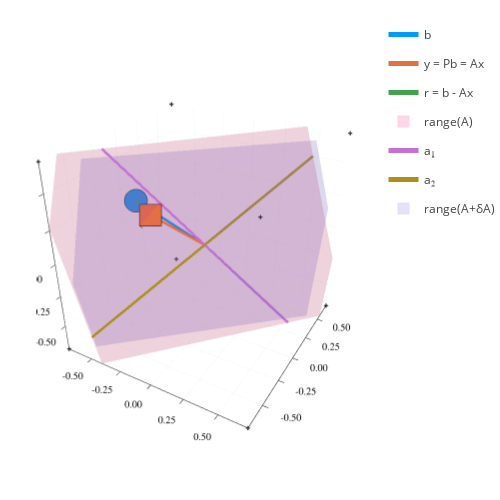

Here is the notebook cell this chart was saved with:
### Code cell
p = plot_ls_diagram(A, b)
v = A * randn(2)
v̄ = 0.1 * v / norm(v)
Ã = [A[:,1]+(v̄ × A[:,1]) A[:,2]+(v̄ × A[:,2])]
corners = Float64[[-1,-1,-1] [ 1,-1,-1] [-1, 1,-1] [ 1, 1,-1] [-1,-1, 1] [ 1,-1, 1] [-1, 1, 1] [ 1, 1, 1]];
cycle = [1, 2, 4, 3, 7, 8, 6, 5, 1]
cube = polyhedron(vrep(corners'), lib)
triangle = [[2.0, 0.0] [-1.0, sqrt(3.)] [-1.0, -sqrt(3)]]*4
Q, _ = qr(Ã, ColumnNorm())
plot!(p, size=(500,500))
Qtrivert = Q[:,1:2]*triangle
Qtri = polyhedron(vrep((Q[:,1:2]*triangle)'), lib)
isect = hcat(points(vrep(intersect(cube, Qtri)))...)*scale
plot!(p,isect[1,:],isect[2,:],isect[3,:],st=:mesh3d
    , l = 0
    , fillalpha=0.5
    , label="range(A+δA)"
    )

### Figure 1 — Plotly figure (JSON) as saved in the notebook; plotly's stock layout.template omitted (floating-point values rounded to 4 significant figures)
{"data": [{"colorbar": {"title": ""}, "hoverinfo": "text", "legendgroup": "b", "line": {"color": "rgba(0, 154, 250, 1.000)", "dash": "solid", "shape": "linear", "width": 5}, "mode": "lines", "name": "b", "scene": "scene", "showlegend": true, "text": ["b:<br>-0.64<br>+0.09<br>+0.15", "b:<br>-0.64<br>+0.09<br>+0.15"], "type": "scatter3d", "x": [0, -0.6405], "xaxis": "x", "y": [0, 0.08975], "yaxis": "y", "z": [0, 0.148], "zaxis": "z", "zmax": null, "zmin": null}, {"colorbar": {"title": ""}, "legendgroup": "", "line": {"color": "rgba(0, 154, 250, 1.000)", "dash": "solid", "shape": "linear", "width": 5}, "marker": {"color": "rgba(0, 154, 250, 1.000)", "line": {"color": "rgba(0, 0, 0, 1.000)", "width": 1}, "size": 8, "symbol": "octagon"}, "mode": "lines+markers", "name": "", "scene": "scene", "showlegend": false, "type": "scatter3d", "x": [-0.6405], "xaxis": "x", "y": [0.08975], "yaxis": "y", "z": [0.148], "zaxis": "z", "zmax": null, "zmin": null}, {"colorbar": {"title": ""}, "legendgroup": "", "marker": {"color": "rgba(62, 164, 78, 1.000)", "line": {"color": "rgba(0, 0, 0, 1.000)", "width": 1}, "size": 2, "symbol": "cross"}, "mode": "markers", "name": "", "scene": "scene", "showlegend": false, "type": "scatter3d", "x": [-0.7046, 0.7046, -0.7046, 0.7046, -0.7046, 0.7046, -0.7046, 0.7046], "xaxis": "x", "y": [-0.7046, -0.7046, 0.7046, 0.7046, -0.7046, -0.7046, 0.7046, 0.7046], "yaxis": "y", "z": [-0.7046, -0.7046, -0.7046, -0.7046, 0.7046, 0.7046, 0.7046, 0.7046], "zaxis": "z", "zmax": null, "zmin": null}, {"colorbar": {"title": ""}, "hoverinfo": "text", "legendgroup": "y = Pb = Ax", "line": {"color": "rgba(227, 111, 71, 1.000)", "dash": "solid", "shape": "linear", "width": 5}, "mode": "lines", "name": "y = Pb = Ax", "scene": "scene", "showlegend": true, "text": ["x:<br>-0.24<br>+0.08<br>y:<br>-0.28<br>-0.23<br>+0.26", "x:<br>-0.24<br>+0.08<br>y:<br>-0.28<br>-0.23<br>+0.26"], "type": "scatter3d", "x": [0, -0.2808], "xaxis": "x", "y": [0, -0.2281], "yaxis": "y", "z": [0, 0.2583], "zaxis": "z", "zmax": null, "zmin": null}, {"colorbar": {"title": ""}, "legendgroup": "", "line": {"color": "rgba(227, 111, 71, 1.000)", "dash": "solid", "shape": "linear", "width": 5}, "marker": {"color": "rgba(227, 111, 71, 1.000)", "line": {"color": "rgba(0, 0, 0, 1.000)", "width": 1}, "size": 8, "symbol": "square"}, "mode": "lines+markers", "name": "", "scene": "scene", "showlegend": false, "type": "scatter3d", "x": [-0.2808], "xaxis": "x", "y": [-0.2281], "yaxis": "y", "z": [0.2583], "zaxis": "z", "zmax": null, "zmin": null}, {"colorbar": {"title": ""}, "hoverinfo": "text", "legendgroup": "r = b - Ax", "line": {"color": "rgba(62, 164, 78, 1.000)", "dash": "solid", "shape": "linear", "width": 5}, "mode": "lines", "name": "r = b - Ax", "scene": "scene", "showlegend": true, "text": ["r:<br>-0.36<br>+0.32<br>-0.11", "r:<br>-0.36<br>+0.32<br>-0.11"], "type": "scatter3d", "x": [-0.2808, -0.6405], "xaxis": "x", "y": [-0.2281, 0.08975], "yaxis": "y", "z": [0.2583, 0.148], "zaxis": "z", "zmax": null, "zmin": null}, {"color": "rgba(237, 94, 147, 0.500)", "colorbar": {"title": ""}, "colorscale": [[0, "rgba(237, 94, 147, 0.500)"], [1, "rgba(237, 94, 147, 0.500)"]], "hoverinfo": "none", "name": "range(A)", "opacity": 0.5, "scene": "scene", "showlegend": true, "showscale": false, "type": "mesh3d", "x": [-0.4066, 0.7046, -0.7046, -0.7046, 0.7046, 0.4066], "xaxis": "x", "y": [-0.7046, 0.5529, -0.7046, -0.5529, 0.7046, 0.7046], "yaxis": "y", "z": [-0.7046, -0.7046, 0.2675, 0.7046, -0.2675, 0.7046], "zaxis": "z", "zmax": null, "zmin": null}, {"colorbar": {"title": ""}, "hoverinfo": "text", "legendgroup": "a₁", "line": {"color": "rgba(195, 113, 210, 1.000)", "dash": "solid", "shape": "linear", "width": 5}, "mode": "lines", "name": "a₁", "scene": "scene", "showlegend": true, "text": ["a₁:<br>+0.96<br>+0.64<br>-1.29", "a₁:<br>+0.96<br>+0.64<br>-1.29"], "type": "scatter3d", "x": [-0.5268, 0.5268], "xaxis": "x", "y": [-0.3517, 0.3517], "yaxis": "y", "z": [0.7046, -0.7046], "zaxis": "z", "zmax": null, "zmin": null}, {"colorbar": {"title": ""}, "hoverinfo": "text", "legendgroup": "a₂", "line": {"color": "rgba(172, 142, 24, 1.000)", "dash": "solid", "shape": "linear", "width": 5}, "mode": "lines", "name": "a₂", "scene": "scene", "showlegend": true, "text": ["a₂:<br>-0.61<br>-0.91<br>-0.65", "a₂:<br>-0.61<br>-0.91<br>-0.65"], "type": "scatter3d", "x": [0.469, -0.469], "xaxis": "x", "y": [0.7046, -0.7046], "yaxis": "y", "z": [0.5008, -0.5008], "zaxis": "z", "zmax": null, "zmin": null}, {"colorbar": {"title": ""}, "legendgroup": "", "line": {"color": "rgba(0, 0, 0, 1.000)", "dash": "solid", "shape": "linear", "width": 1}, "mode": "lines", "name": "", "scene": "scene", "showlegend": false, "type": "scatter3d", "x": [-0.2176, -0.2907, -0.3538], "xaxis": "x", "y": [-0.1768, -0.1123, -0.1636], "yaxis": "y", "z": [0.2002, 0.1778, 0.2359], "zaxis": "z", "zmax": null, "zmin": null}, {"colorbar": {"title": ""}, "legendgroup": "", "line": {"color": "rgba(0, 0, 0, 1.000)", "dash": "solid", "shape": "linear", "width": 1}, "mode": "lines", "name": "", "scene": "scene", "showlegend": false, "type": "scatter3d", "x": [-0.3068, -0.3798, -0.3538], "xaxis": "x", "y": [-0.2847, -0.2202, -0.1636], "yaxis": "y", "z": [0.1801, 0.1577, 0.2359], "zaxis": "z", "zmax": null, "zmin": null}, {"color": "rgba(155, 127, 233, 0.500)", "colorbar": {"title": ""}, "colorscale": [[0, "rgba(155, 127, 233, 0.500)"], [1, "rgba(155, 127, 233, 0.500)"]], "hoverinfo": "none", "name": "range(A+δA)", "opacity": 0.5, "scene": "scene", "showlegend": true, "showscale": false, "type": "mesh3d", "x": [-0.5006, 0.6405, -0.6405, -0.6405, 0.6405, 0.5006], "xaxis": "x", "y": [-0.6405, 0.4216, -0.6405, -0.4216, 0.6405, 0.6405], "yaxis": "y", "z": [-0.6405, -0.6405, -0.1627, 0.6405, 0.1627, 0.6405], "zaxis": "z", "zmax": null, "zmin": null}], "layout": {"annotations": [], "height": 500, "legend_position": {"bgcolor": "rgba(255, 255, 255, 1.000)", "bordercolor": "rgba(0, 0, 0, 1.000)", "borderwidth": 1, "font": {"color": "rgba(0, 0, 0, 1.000)", "family": "sans-serif", "size": 11}, "title": {"font": {"color": "rgba(0, 0, 0, 1.000)", "family": "sans-serif", "size": 15}, "text": ""}, "tracegroupgap": 0, "traceorder": "normal", "x": 1, "xanchor": "auto", "y": 1, "yanchor": "auto"}, "margin": {"b": 20, "l": 0, "r": 0, "t": 20}, "paper_bgcolor": "rgba(255, 255, 255, 1.000)", "plot_bgcolor": "rgba(255, 255, 255, 1.000)", "scene": {"camera": {"eye": {"x": 1.126, "y": -1.95, "z": 1.3}}, "domain": {"x": [0.09676, 0.9921], "y": [0.0301, 0.9921]}, "xaxis": {"gridcolor": "rgba(0, 0, 0, 0.100)", "gridwidth": 0.5, "linecolor": "rgba(0, 0, 0, 1.000)", "mirror": false, "range": [-0.7046, 0.7046], "showgrid": true, "showline": true, "showticklabels": true, "tickangle": 0, "tickcolor": "rgb(0, 0, 0)", "tickfont": {"color": "rgba(0, 0, 0, 1.000)", "family": "sans-serif", "size": 11}, "tickmode": "array", "ticks": "inside", "ticktext": ["-0.50", "-0.25", "0.00", "0.25", "0.50"], "tickvals": [-0.5, -0.25, 0, 0.25, 0.5], "title": "", "titlefont": {"color": "rgba(0, 0, 0, 1.000)", "family": "sans-serif", "size": 15}, "type": "-", "visible": true, "zeroline": false, "zerolinecolor": "rgba(0, 0, 0, 1.000)"}, "yaxis": {"gridcolor": "rgba(0, 0, 0, 0.100)", "gridwidth": 0.5, "linecolor": "rgba(0, 0, 0, 1.000)", "mirror": false, "range": [-0.7046, 0.7046], "showgrid": true, "showline": true, "showticklabels": true, "tickangle": 0, "tickcolor": "rgb(0, 0, 0)", "tickfont": {"color": "rgba(0, 0, 0, 1.000)", "family": "sans-serif", "size": 11}, "tickmode": "array", "ticks": "inside", "ticktext": ["-0.50", "-0.25", "0.00", "0.25", "0.50"], "tickvals": [-0.5, -0.25, 0, 0.25, 0.5], "title": "", "titlefont": {"color": "rgba(0, 0, 0, 1.000)", "family": "sans-serif", "size": 15}, "type": "-", "visible": true, "zeroline": false, "zerolinecolor": "rgba(0, 0, 0, 1.000)"}, "zaxis": {"gridcolor": "rgba(0, 0, 0, 0.100)", "gridwidth": 0.5, "linecolor": "rgba(0, 0, 0, 1.000)", "mirror": false, "range": [-0.7046, 0.7046], "showgrid": true, "showline": true, "showticklabels": true, "tickangle": 0, "tickcolor": "rgb(0, 0, 0)", "tickfont": {"color": "rgba(0, 0, 0, 1.000)", "family": "sans-serif", "size": 11}, "tickmode": "array", "ticks": "inside", "ticktext": ["-0.50", "-0.25", "0.00", "0.25", "0.50"], "tickvals": [-0.5, -0.25, 0, 0.25, 0.5], "title": "", "titlefont": {"color": "rgba(0, 0, 0, 1.000)", "family": "sans-serif", "size": 15}, "type": "-", "visible": true, "zeroline": false, "zerolinecolor": "rgba(0, 0, 0, 1.000)"}}, "showlegend": true, "width": 500}}
